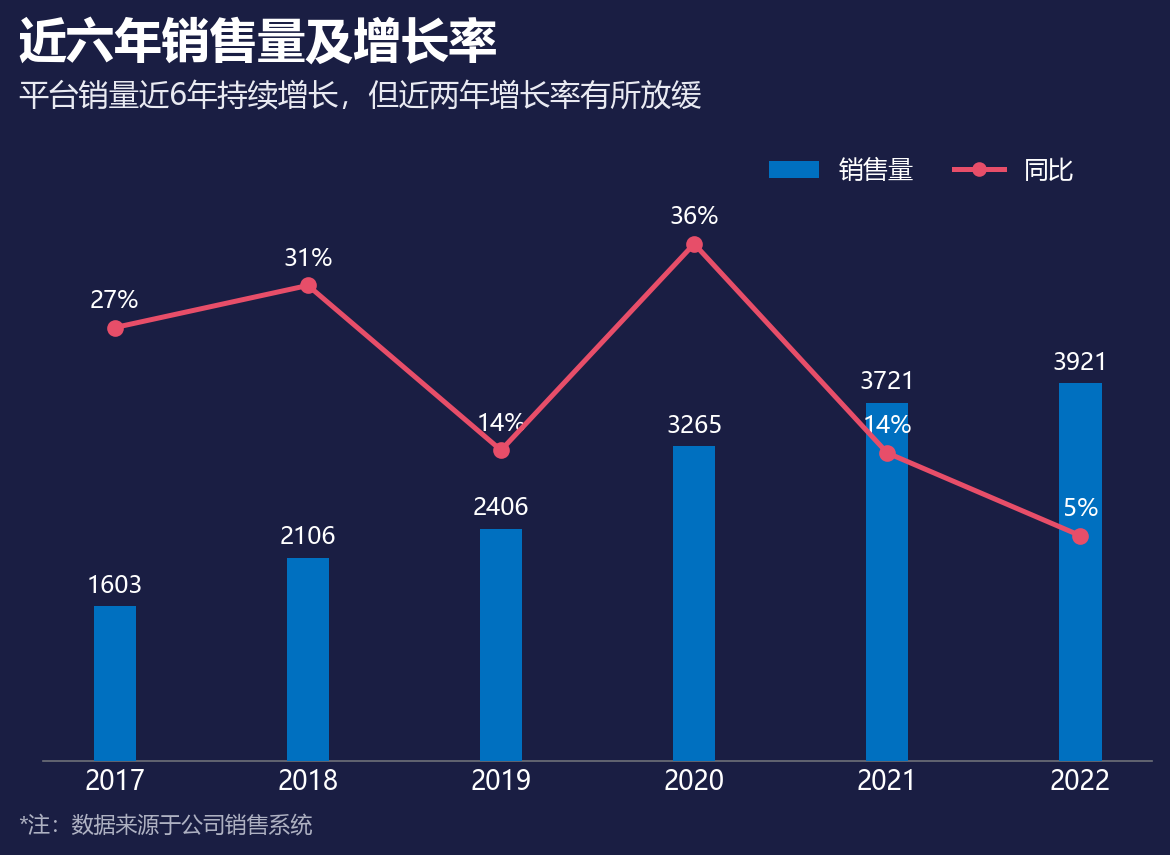

Write the Python code that produced this figure.
# -*- coding: utf-8 -*-
"""
图表 23 柱形折线图
复现《Excel数据可视化 - 从图表到数据大屏》第二章后15个图表
运行: python 23_柱形折线图.py  ->  生成 23_柱形折线图.png
"""

import os
import math
import numpy as np
import matplotlib
matplotlib.use('Agg')
import matplotlib.pyplot as plt
from matplotlib.patches import (Circle, Wedge, Rectangle, FancyBboxPatch,
                                PathPatch)
from matplotlib.path import Path
from matplotlib.lines import Line2D
from matplotlib.patches import Patch
import matplotlib.colors as mcolors

plt.rcParams['font.sans-serif'] = ['Microsoft YaHei', 'SimHei', 'DejaVu Sans']
plt.rcParams['axes.unicode_minus'] = False
plt.rcParams['figure.dpi'] = 150

OUT = os.path.dirname(os.path.abspath(__file__))

# ---------------- 配色（取自原图表像素） ----------------
BG       = '#1A1E43'   # 深蓝底
BLUE     = '#0070C0'
BLUE_L   = '#00B0F0'
BLUE_M   = '#82ADD7'
BLUE_BR  = '#0E5DFF'   # 子弹图-实际
RED      = '#E74E69'
YELLOW   = '#FFC000'
AMBER    = '#FFC54D'
TEAL     = '#087E8B'
ROSE_R   = '#F94C66'
CYAN     = '#37A2DA'
GREEN_T  = '#11A7AD'
PURPLE   = '#7030A0'
DARKLINE = '#1A1E43'
TXT      = '#FFFFFF'
TXT2     = '#E9EAF2'
TXT3     = '#AEB1C2'
GREY_TR  = '#767889'   # 滑珠轨道灰
GREY_BEAD= '#A6A6A6'
OUTLINE  = '#9BA0BC'   # 目标柱描边
# 南丁格尔圆环
R_PURPLE = '#512DCB'
R_BLUE   = '#6073F3'
R_CYAN   = '#66CBDD'
# 复合柱形图季度色
Q_COLORS = ['#4A5BD1', '#FC6C0F', '#F6A50B', '#A2417B']

TITLE_FS  = 23
SUB_FS    = 14.5
NOTE_FS   = 10.5


def save(fig, name):
    path = os.path.join(OUT, name)
    fig.savefig(path, facecolor=BG, bbox_inches='tight', pad_inches=0.12)
    plt.close(fig)
    print('saved:', name)


def dashboard(title=None, subtitle=None, footnote=None, figsize=(8.4, 6.0)):
    """统一的深色大屏画布，返回 fig，标题/副标题/脚注用 figure 坐标"""
    fig = plt.figure(figsize=figsize, facecolor=BG)
    if title:
        fig.text(0.055, 0.955, title, fontsize=TITLE_FS, fontweight='bold',
                 color=TXT, va='top', ha='left')
    if subtitle:
        fig.text(0.055, 0.885, subtitle, fontsize=SUB_FS, color=TXT2,
                 va='top', ha='left')
    if footnote:
        fig.text(0.055, 0.045, footnote, fontsize=NOTE_FS, color=TXT3,
                 va='bottom', ha='left')
    return fig


def polar_xy(r, deg_cw_from_top):
    """顺时针(从正上方)角度 -> 直角坐标"""
    a = np.radians(90 - deg_cw_from_top)
    return r * np.cos(a), r * np.sin(a)


def ring(ax, r_in, r_out, vals, colors, start=90, edge=DARKLINE, lw=1.2):
    """画一个(甜甜圈)环：vals 为各项占比(自动归一)，从 start 度起顺时针着色"""
    vals = np.asarray(vals, dtype=float)
    total = vals.sum()
    cur = start
    out = []
    for v, c in zip(vals, colors):
        sweep = 360.0 * v / total
        if c is not None:
            w = Wedge((0, 0), r_out, cur - sweep, cur,
                      width=r_out - r_in, facecolor=c, edgecolor=edge,
                      linewidth=lw, zorder=2)
            ax.add_patch(w)
            out.append(w)
        cur -= sweep
    return out


def capsule(ax, x0, x1, y, thick_pt, color, z=2):
    """以粗圆头线画胶囊条(thick_pt 为线宽/点)，不受坐标比例影响"""
    ax.plot([x0, x1], [y, y], color=color, lw=thick_pt,
            solid_capstyle='round', solid_joinstyle='round',
            zorder=z, clip_on=False)


# ============ 23 柱形折线图 ============
def fig23():
    years = ['2017', '2018', '2019', '2020', '2021', '2022']
    sales = [1603, 2106, 2406, 3265, 3721, 3921]
    yoy   = [0.27, 0.3138, 0.1425, 0.3570, 0.1397, 0.0537]

    fig = dashboard('近六年销售量及增长率',
                    '平台销量近6年持续增长，但近两年增长率有所放缓',
                    '*注：数据来源于公司销售系统')
    ax = fig.add_axes([0.075, 0.13, 0.88, 0.62])
    ax.set_facecolor(BG)
    x = np.arange(len(years))
    ax.bar(x, sales, width=0.22, color=BLUE, zorder=3)
    for xi, v in zip(x, sales):
        ax.text(xi, v + 80, str(v), ha='center', va='bottom',
                fontsize=11.5, color=TXT)
    ax.set_xticks(x); ax.set_xticklabels(years, fontsize=12.5, color=TXT)
    ax.set_ylim(0, 5800)
    ax.set_yticks([])
    for s in ['top', 'right', 'left']:
        ax.spines[s].set_visible(False)
    ax.spines['bottom'].set_color('#6E7079')
    ax.tick_params(length=0)

    ax2 = ax.twinx()
    ax2.plot(x, yoy, color=RED, lw=2.4, marker='o', ms=7, zorder=5)
    for xi, v in zip(x, yoy):
        ax2.text(xi, v + 0.014, '%.0f%%' % (v * 100), ha='center',
                 va='bottom', fontsize=11.5, color=TXT)
    ax2.set_ylim(-0.18, 0.40)
    ax2.axis('off')

    legend = [Patch(facecolor=BLUE, label='销售量'),
              Line2D([0], [0], color=RED, lw=2.4, marker='o', ms=6, label='同比')]
    ax.legend(handles=legend, loc='upper right', bbox_to_anchor=(0.95, 1.12),
              ncol=2, frameon=False, fontsize=12, labelcolor=TXT,
              columnspacing=1.6)
    save(fig, '23_柱形折线图.png')


if __name__ == '__main__':
    fig23()
